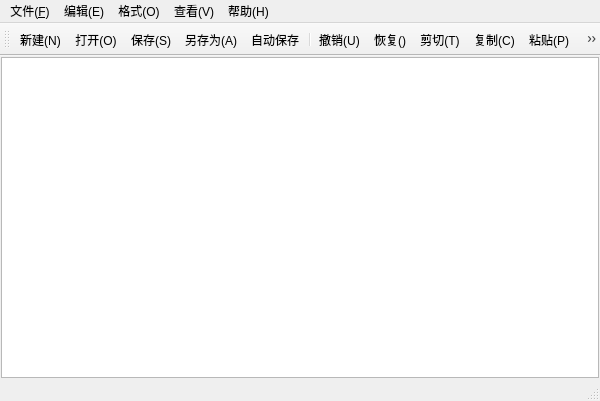
<?xml version="1.0" encoding="UTF-8"?>
<ui version="4.0">
 <class>MainWindow</class>
 <widget class="QMainWindow" name="MainWindow">
  <property name="geometry">
   <rect>
    <x>0</x>
    <y>0</y>
    <width>600</width>
    <height>401</height>
   </rect>
  </property>
  <property name="minimumSize">
   <size>
    <width>600</width>
    <height>0</height>
   </size>
  </property>
  <property name="windowTitle">
   <string>MainWindow</string>
  </property>
  <property name="windowIcon">
   <iconset resource="res.qrc">
    <normaloff>:/img/logo.png</normaloff>:/img/logo.png</iconset>
  </property>
  <widget class="QWidget" name="centralwidget">
   <layout class="QVBoxLayout" name="verticalLayout">
    <property name="spacing">
     <number>0</number>
    </property>
    <property name="leftMargin">
     <number>1</number>
    </property>
    <property name="topMargin">
     <number>1</number>
    </property>
    <property name="rightMargin">
     <number>1</number>
    </property>
    <property name="bottomMargin">
     <number>1</number>
    </property>
    <item>
     <widget class="CodeEditor" name="textEdit"/>
    </item>
   </layout>
  </widget>
  <widget class="QMenuBar" name="menubar">
   <property name="geometry">
    <rect>
     <x>0</x>
     <y>0</y>
     <width>600</width>
     <height>18</height>
    </rect>
   </property>
   <widget class="QMenu" name="menu">
    <property name="title">
     <string>文件(&amp;F)</string>
    </property>
    <addaction name="actionNew"/>
    <addaction name="actionOpen"/>
    <addaction name="actionSave"/>
    <addaction name="actionSaveAs"/>
    <addaction name="separator"/>
    <addaction name="actionExit"/>
   </widget>
   <widget class="QMenu" name="menu_2">
    <property name="title">
     <string>编辑(E)</string>
    </property>
    <addaction name="actionUndo"/>
    <addaction name="actionRedo"/>
    <addaction name="actionCut"/>
    <addaction name="actionCopy"/>
    <addaction name="actionPaste"/>
    <addaction name="separator"/>
    <addaction name="actionFind"/>
    <addaction name="actionReplace"/>
    <addaction name="separator"/>
    <addaction name="actionSelectAll"/>
   </widget>
   <widget class="QMenu" name="menu_O">
    <property name="title">
     <string>格式(O)</string>
    </property>
    <addaction name="actionLineWrap"/>
    <addaction name="actionLineNumber"/>
    <addaction name="actionFont"/>
    <addaction name="actionFontColor"/>
    <addaction name="separator"/>
    <addaction name="actionEditColor"/>
    <addaction name="actionFontBackgroundColor"/>
   </widget>
   <widget class="QMenu" name="menu_V">
    <property name="title">
     <string>查看(V)</string>
    </property>
    <addaction name="actionToolBar"/>
    <addaction name="actionStatusBar"/>
   </widget>
   <widget class="QMenu" name="menu_H">
    <property name="title">
     <string>帮助(H)</string>
    </property>
    <addaction name="actionAbout"/>
   </widget>
   <addaction name="menu"/>
   <addaction name="menu_2"/>
   <addaction name="menu_O"/>
   <addaction name="menu_V"/>
   <addaction name="menu_H"/>
  </widget>
  <widget class="QStatusBar" name="statusbar"/>
  <widget class="QToolBar" name="toolBar">
   <property name="windowTitle">
    <string>toolBar</string>
   </property>
   <attribute name="toolBarArea">
    <enum>TopToolBarArea</enum>
   </attribute>
   <attribute name="toolBarBreak">
    <bool>false</bool>
   </attribute>
   <addaction name="actionNew"/>
   <addaction name="actionOpen"/>
   <addaction name="actionSave"/>
   <addaction name="actionSaveAs"/>
   <addaction name="actionAutoSave"/>
   <addaction name="separator"/>
   <addaction name="actionUndo"/>
   <addaction name="actionRedo"/>
   <addaction name="actionCut"/>
   <addaction name="actionCopy"/>
   <addaction name="actionPaste"/>
   <addaction name="separator"/>
   <addaction name="actionFind"/>
   <addaction name="actionReplace"/>
   <addaction name="separator"/>
   <addaction name="actionFont"/>
   <addaction name="actionLineNumber"/>
   <addaction name="actionLineWrap"/>
   <addaction name="separator"/>
   <addaction name="actionToolBar"/>
   <addaction name="actionStatusBar"/>
  </widget>
  <action name="actionNew">
   <property name="icon">
    <iconset resource="res.qrc">
     <normaloff>:/img/new.png</normaloff>:/img/new.png</iconset>
   </property>
   <property name="text">
    <string>新建(&amp;N)</string>
   </property>
   <property name="toolTip">
    <string>新建</string>
   </property>
   <property name="shortcut">
    <string>Ctrl+N</string>
   </property>
   <property name="menuRole">
    <enum>QAction::MenuRole::NoRole</enum>
   </property>
  </action>
  <action name="actionOpen">
   <property name="icon">
    <iconset resource="res.qrc">
     <normaloff>:/img/open.png</normaloff>:/img/open.png</iconset>
   </property>
   <property name="text">
    <string>打开(&amp;O)</string>
   </property>
   <property name="toolTip">
    <string>打开</string>
   </property>
   <property name="shortcut">
    <string>Ctrl+O</string>
   </property>
   <property name="menuRole">
    <enum>QAction::MenuRole::NoRole</enum>
   </property>
  </action>
  <action name="actionSave">
   <property name="icon">
    <iconset resource="res.qrc">
     <normaloff>:/img/save.png</normaloff>:/img/save.png</iconset>
   </property>
   <property name="text">
    <string>保存(&amp;S)</string>
   </property>
   <property name="toolTip">
    <string>保存</string>
   </property>
   <property name="shortcut">
    <string>Ctrl+S</string>
   </property>
   <property name="menuRole">
    <enum>QAction::MenuRole::NoRole</enum>
   </property>
  </action>
  <action name="actionSaveAs">
   <property name="icon">
    <iconset resource="res.qrc">
     <normaloff>:/img/saveAs.png</normaloff>:/img/saveAs.png</iconset>
   </property>
   <property name="text">
    <string>另存为(&amp;A)</string>
   </property>
   <property name="toolTip">
    <string>另存为</string>
   </property>
   <property name="menuRole">
    <enum>QAction::MenuRole::NoRole</enum>
   </property>
  </action>
  <action name="actionExit">
   <property name="text">
    <string>退出(&amp;X)</string>
   </property>
   <property name="toolTip">
    <string>退出</string>
   </property>
   <property name="menuRole">
    <enum>QAction::MenuRole::NoRole</enum>
   </property>
  </action>
  <action name="actionUndo">
   <property name="icon">
    <iconset resource="res.qrc">
     <normaloff>:/img/undo.png</normaloff>:/img/undo.png</iconset>
   </property>
   <property name="text">
    <string>撤销(&amp;U)</string>
   </property>
   <property name="toolTip">
    <string>撤销</string>
   </property>
   <property name="shortcut">
    <string>Ctrl+Z</string>
   </property>
   <property name="menuRole">
    <enum>QAction::MenuRole::NoRole</enum>
   </property>
  </action>
  <action name="actionCut">
   <property name="icon">
    <iconset resource="res.qrc">
     <normaloff>:/img/cut.png</normaloff>:/img/cut.png</iconset>
   </property>
   <property name="text">
    <string>剪切(&amp;T)</string>
   </property>
   <property name="toolTip">
    <string>剪切</string>
   </property>
   <property name="shortcut">
    <string>Ctrl+X</string>
   </property>
   <property name="menuRole">
    <enum>QAction::MenuRole::NoRole</enum>
   </property>
  </action>
  <action name="actionCopy">
   <property name="icon">
    <iconset resource="res.qrc">
     <normaloff>:/img/copy.png</normaloff>:/img/copy.png</iconset>
   </property>
   <property name="text">
    <string>复制(&amp;C)</string>
   </property>
   <property name="toolTip">
    <string>复制</string>
   </property>
   <property name="shortcut">
    <string>Ctrl+C</string>
   </property>
   <property name="menuRole">
    <enum>QAction::MenuRole::NoRole</enum>
   </property>
  </action>
  <action name="actionPaste">
   <property name="icon">
    <iconset resource="res.qrc">
     <normaloff>:/img/paste.png</normaloff>:/img/paste.png</iconset>
   </property>
   <property name="text">
    <string>粘贴(&amp;P)</string>
   </property>
   <property name="toolTip">
    <string>粘贴</string>
   </property>
   <property name="shortcut">
    <string>Ctrl+V</string>
   </property>
   <property name="menuRole">
    <enum>QAction::MenuRole::NoRole</enum>
   </property>
  </action>
  <action name="actionFind">
   <property name="icon">
    <iconset resource="res.qrc">
     <normaloff>:/img/find.png</normaloff>:/img/find.png</iconset>
   </property>
   <property name="text">
    <string>查找(&amp;F)</string>
   </property>
   <property name="toolTip">
    <string>查找</string>
   </property>
   <property name="shortcut">
    <string>Ctrl+F</string>
   </property>
   <property name="menuRole">
    <enum>QAction::MenuRole::NoRole</enum>
   </property>
  </action>
  <action name="actionReplace">
   <property name="icon">
    <iconset resource="res.qrc">
     <normaloff>:/img/replace.png</normaloff>:/img/replace.png</iconset>
   </property>
   <property name="text">
    <string>替换(&amp;R)</string>
   </property>
   <property name="toolTip">
    <string>替换</string>
   </property>
   <property name="shortcut">
    <string>Ctrl+H</string>
   </property>
   <property name="menuRole">
    <enum>QAction::MenuRole::NoRole</enum>
   </property>
  </action>
  <action name="actionFont">
   <property name="icon">
    <iconset resource="res.qrc">
     <normaloff>:/img/font.png</normaloff>:/img/font.png</iconset>
   </property>
   <property name="text">
    <string>字体(&amp;F)</string>
   </property>
   <property name="toolTip">
    <string>字体</string>
   </property>
   <property name="menuRole">
    <enum>QAction::MenuRole::NoRole</enum>
   </property>
  </action>
  <action name="actionLineWrap">
   <property name="checkable">
    <bool>true</bool>
   </property>
   <property name="icon">
    <iconset resource="res.qrc">
     <normaloff>:/img/lineWrap.png</normaloff>:/img/lineWrap.png</iconset>
   </property>
   <property name="text">
    <string>自动换行(&amp;W)</string>
   </property>
   <property name="toolTip">
    <string>自动换行</string>
   </property>
   <property name="menuRole">
    <enum>QAction::MenuRole::NoRole</enum>
   </property>
  </action>
  <action name="actionToolBar">
   <property name="checkable">
    <bool>true</bool>
   </property>
   <property name="icon">
    <iconset resource="res.qrc">
     <normaloff>:/img/toolbar.png</normaloff>:/img/toolbar.png</iconset>
   </property>
   <property name="text">
    <string>工具栏(&amp;T)</string>
   </property>
   <property name="toolTip">
    <string>工具栏</string>
   </property>
   <property name="menuRole">
    <enum>QAction::MenuRole::NoRole</enum>
   </property>
  </action>
  <action name="actionStatusBar">
   <property name="checkable">
    <bool>true</bool>
   </property>
   <property name="icon">
    <iconset resource="res.qrc">
     <normaloff>:/img/statusbar.png</normaloff>:/img/statusbar.png</iconset>
   </property>
   <property name="text">
    <string>状态栏(&amp;S)</string>
   </property>
   <property name="toolTip">
    <string>状态栏</string>
   </property>
   <property name="menuRole">
    <enum>QAction::MenuRole::NoRole</enum>
   </property>
  </action>
  <action name="actionRedo">
   <property name="icon">
    <iconset resource="res.qrc">
     <normaloff>:/img/redo.png</normaloff>:/img/redo.png</iconset>
   </property>
   <property name="text">
    <string>恢复(&amp;)</string>
   </property>
   <property name="toolTip">
    <string>恢复</string>
   </property>
   <property name="shortcut">
    <string>Ctrl+Shift+Z</string>
   </property>
   <property name="menuRole">
    <enum>QAction::MenuRole::NoRole</enum>
   </property>
  </action>
  <action name="actionSelectAll">
   <property name="text">
    <string>全选(&amp;A)</string>
   </property>
   <property name="toolTip">
    <string>全选</string>
   </property>
   <property name="shortcut">
    <string>Ctrl+A</string>
   </property>
   <property name="menuRole">
    <enum>QAction::MenuRole::NoRole</enum>
   </property>
  </action>
  <action name="actionAbout">
   <property name="icon">
    <iconset resource="res.qrc">
     <normaloff>:/img/about.png</normaloff>:/img/about.png</iconset>
   </property>
   <property name="text">
    <string>关于(&amp;A)</string>
   </property>
   <property name="menuRole">
    <enum>QAction::MenuRole::NoRole</enum>
   </property>
  </action>
  <action name="actionLineNumber">
   <property name="checkable">
    <bool>true</bool>
   </property>
   <property name="icon">
    <iconset resource="res.qrc">
     <normaloff>:/img/lineNumber.png</normaloff>:/img/lineNumber.png</iconset>
   </property>
   <property name="text">
    <string>显示行号(&amp;L)</string>
   </property>
   <property name="toolTip">
    <string>显示行号</string>
   </property>
   <property name="shortcut">
    <string>Ctrl+L</string>
   </property>
   <property name="menuRole">
    <enum>QAction::MenuRole::NoRole</enum>
   </property>
  </action>
  <action name="actionFontColor">
   <property name="icon">
    <iconset resource="res.qrc">
     <normaloff>:/img/fontColor.png</normaloff>:/img/fontColor.png</iconset>
   </property>
   <property name="text">
    <string>字体颜色</string>
   </property>
   <property name="toolTip">
    <string>设置字体颜色</string>
   </property>
   <property name="menuRole">
    <enum>QAction::MenuRole::NoRole</enum>
   </property>
  </action>
  <action name="actionEditColor">
   <property name="icon">
    <iconset resource="res.qrc">
     <normaloff>:/img/backgroundColor.png</normaloff>:/img/backgroundColor.png</iconset>
   </property>
   <property name="text">
    <string>编辑器背景色</string>
   </property>
   <property name="toolTip">
    <string>设置编辑器背景色</string>
   </property>
   <property name="menuRole">
    <enum>QAction::MenuRole::NoRole</enum>
   </property>
  </action>
  <action name="actionFontBackgroundColor">
   <property name="icon">
    <iconset resource="res.qrc">
     <normaloff>:/img/backgroundColor.png</normaloff>:/img/backgroundColor.png</iconset>
   </property>
   <property name="text">
    <string>字体背景色</string>
   </property>
   <property name="toolTip">
    <string>设置字体背景色</string>
   </property>
   <property name="menuRole">
    <enum>QAction::MenuRole::NoRole</enum>
   </property>
  </action>
  <action name="actionAutoSave">
   <property name="checkable">
    <bool>true</bool>
   </property>
   <property name="icon">
    <iconset resource="res.qrc">
     <normaloff>:/img/autoSave.png</normaloff>:/img/autoSave.png</iconset>
   </property>
   <property name="text">
    <string>自动保存</string>
   </property>
   <property name="toolTip">
    <string>自动保存</string>
   </property>
   <property name="menuRole">
    <enum>QAction::MenuRole::NoRole</enum>
   </property>
  </action>
 </widget>
 <customwidgets>
  <customwidget>
   <class>CodeEditor</class>
   <extends>QPlainTextEdit</extends>
   <header location="global">codeeditor.h</header>
  </customwidget>
 </customwidgets>
 <resources>
  <include location="res.qrc"/>
 </resources>
 <connections/>
</ui>
